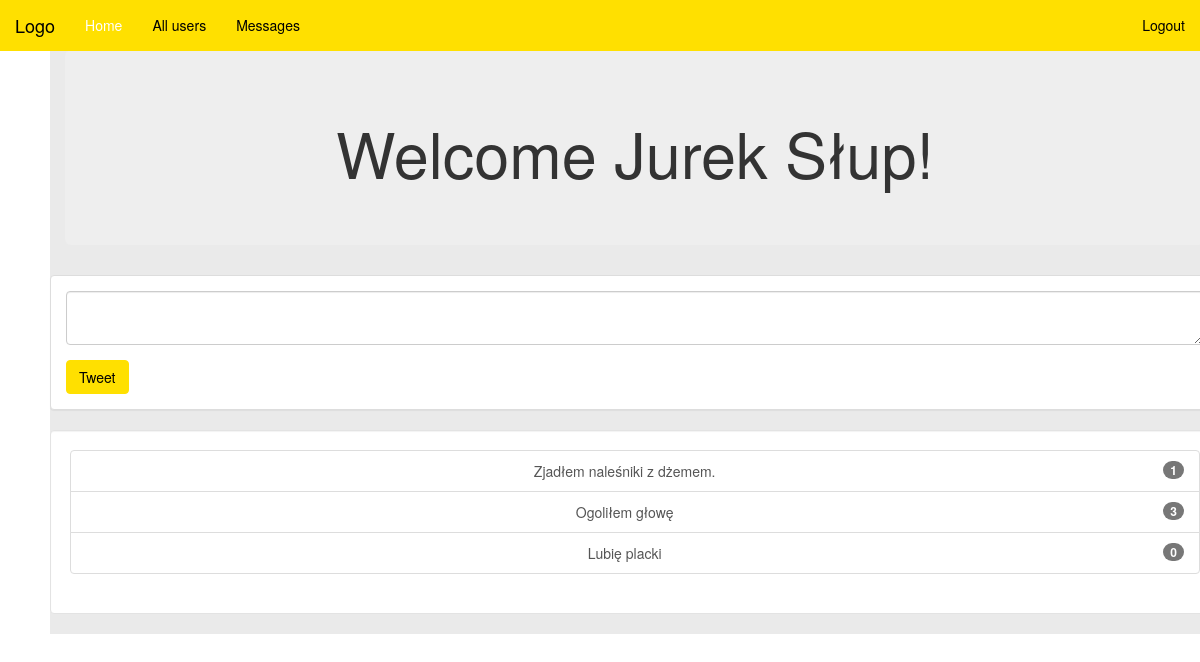
/index.php (signed in), run on the app's committed database.
### tables this page shows
CREATE TABLE IF NOT EXISTS `User` (
  `id` int(11) NOT NULL AUTO_INCREMENT,
  `email` varchar(100) NOT NULL,
  `password` varchar(255) NOT NULL,
  `fullName` varchar(100) NOT NULL,
  `active` tinyint(1) DEFAULT '1',
  PRIMARY KEY (`id`),
  UNIQUE KEY `email` (`email`)
);

CREATE TABLE IF NOT EXISTS `Tweet` (
  `id` int(11) NOT NULL AUTO_INCREMENT,
  `user_id` int(11) NOT NULL,
  `text` varchar(140) NOT NULL,
  PRIMARY KEY (`id`),
  KEY `user_id` (`user_id`)
);

### src/User.php (called while the page is built, shortened)
<?php
class User {
    private $fullName;
    public function __construct() {
        $this->fullName = "";
    }
    public function getFullName() {
        return $this->fullName;
    }
    public function loadFromDB(mysqli $conn, $id) {
        $sql = "SELECT * FROM User WHERE id=$id";
        $result = $conn->query($sql);
        if($result->num_rows == 1) {
            $rowUser = $result->fetch_assoc();
            $this->fullName = $rowUser['fullName'];
            return $this;
        }
        else {
            return null;
        }
    }
}

### src/Tweet.php (called while the page is built, shortened)
<?php
require_once 'User.php';
class Tweet {
    public static function loadAllTweets(mysqli $conn, $userId) {
        $sql = "SELECT * FROM Tweet WHERE user_id = $userId";
        $result = $conn->query($sql);
        if($result->num_rows > 0) {
            $tweetsArray = [];
            while($row = $result->fetch_assoc()) {
                $tweet = new Tweet();
                $tweet->id = $row['id'];
                $tweet->text = $row['text'];
                $tweetsArray[]= $tweet;
            }
            return $tweetsArray;
        }
    }
    private $id;
    private $text;
    function __construct() {
        $this->id = -1;
        $this->text = "";
    }
    function getID() {
        return $this->id;
    }
    function getText() {
        return $this->text;
    }
}

### src/Comment.php (called while the page is built, shortened)
<?php
class Comment {
    public static function loadAllComments(mysqli $conn, $tweetId) {
        $sql = "SELECT * FROM Comment WHERE tweet_id = $tweetId ORDER BY Comment.creation_date";
        $result = $conn->query($sql);
        if($result->num_rows > 0) {
            $commentsArray = [];
            while($row = $result->fetch_assoc()) {
                $comment = new Comment;
                $comment->id = $row['id'];
                $comment->tweetId = $row['tweet_id'];
                $comment->userId = $row['user_id'];
                $comment->text = $row['text'];
                $comment->creationDate = $row['creation_date'];
                $commentsArray[]= $comment;
            }
            return $commentsArray;
        }
    }
}

### index.php (the view, shortened to what this page needs)
<!DOCTYPE html>
<?php
require_once './src/User.php';
require_once './src/connection.php';
require_once './src/Tweet.php';
require_once './src/Comment.php';
$userInfo = new User();
$userInfo->loadFromDB($conn, $_SESSION['loggedUserId']);
$userName = $userInfo->getFullName();
?>
<html>
    <head>
        <link rel="stylesheet" href="./css/style.css">
        <link rel="stylesheet" href="./css/bootstrap.css">
    </head>
    <body>
        <nav class="navbar navbar-inverse navbar-fixed-top">
            <div class="container-fluid">
                <div class="navbar-header">
                    <a class="navbar-brand" href="index.php">Logo</a>
                </div>
                <div class="collapse navbar-collapse" id="myNavbar">
                    <ul class="nav navbar-nav">
                        <li class="active"><a href="index.php">Home</a></li>
                        <li><a href='all_users.php'>All users</a></li>
                        <li><a href='messages_page.php'>Messages</a></li>
                    </ul>
                    <ul class="nav navbar-nav navbar-right">
                        <li><a href='logout.php'>Logout</a> </li>
                    </ul>
                </div>
            </div>
        </nav>
        <div class="container text-center">
            <div class="jumbotron">
                <?php echo("<h1>Welcome $userName!</h1>") ?>
            </div>
            <div class="row">
                <div class="col-md-12">
                    <div class="panel panel-default text-left">
                        <div class="panel-body">
                            <form method="post" role="form">
                                <div class="form-group">
                                    <textarea class="form-control" name="tweet" maxlength="140"></textarea>
                                </div>
                                <input class="btn btn-info" type="submit" value="Tweet">
                            </form>
                        </div>
                    </div>
                </div>
            </div>
            <?php
            $allTweets = Tweet::loadAllTweets($conn, $_SESSION['loggedUserId']);
            echo(
            '<div class="row">
                  <div class="col-md-12">
                    <div class="well">
                        <div class="list-group">');
            for ($i = 0; $i < count($allTweets); $i++) {
                $tweetId = $allTweets[$i]->getID();
                $tweetText = $allTweets[$i]->getText();
                $tweetComments = Comment::loadAllComments($conn, $tweetId);
                $commentsCount = count($tweetComments);
                echo("<a class='list-group-item' href='tweet_page.php?id=$tweetId'>$tweetText<span class='badge'>$commentsCount</span></a>");
            }
            echo(
            '</div>
                    </div>
                  </div>
                </div>');
            ?>
        </div>
    </body>
</html>

### data on the page
user: fullName "Jurek Słup"
tweet: text "Zjadłem naleśniki z dżemem.", commentsCount "1"
tweet: text "Ogoliłem głowę", commentsCount "3"
tweet: text "Lubię placki", commentsCount "0"
